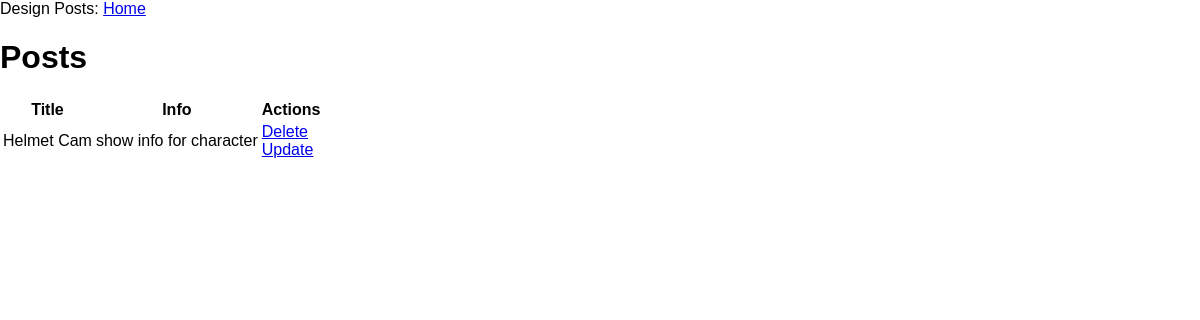
Page /search/2 on the earlier database version.
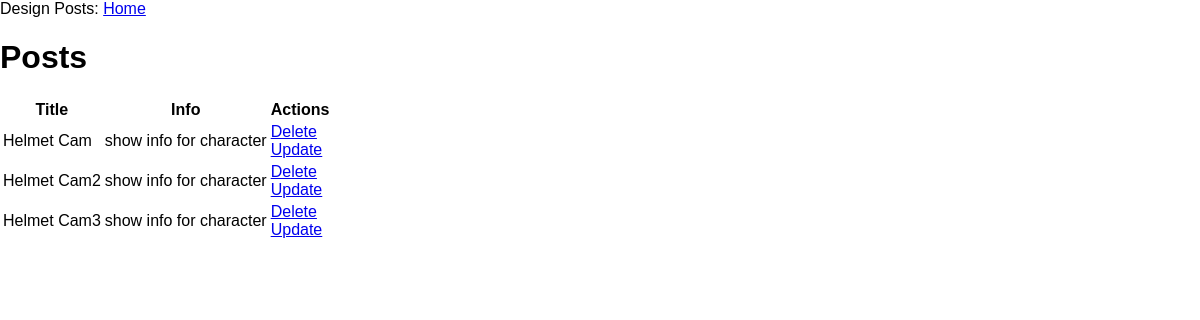
Same page on the later database version.
### app.py (models this page shows, shortened)
class Design (db.Model):
    design_id = db.Column(db.Integer, primary_key=True)
    design_name = db.Column(db.String(40))
    design_content = db.Column(db.String(200))
    date_created = db.Column(db.DateTime, default= datetime.utcnow)
    subscriptions = db.relationship('Tag',
        secondary=subs,
        backref = db.backref('subscribers', lazy = 'dynamic')
        )

### app.py (the view)
@app.route('/search/<int:id>', methods=['GET','POST'])
def search(id):
    posts = []
    tag = Tag.query.get_or_404(id)
    for p in tag.subscribers:
        posts.append(p)
    return render_template('search.html', posts = posts)

### templates/search.html
{% extends 'base.html' %}
{% block head %}
{% endblock %}
{% block body %}
<div class="content">
  <h1> Posts </h1>
  <table>
    <tr>
      <th>Title</th>
      <th>Info</th>
      <th>Actions</th>
    </tr>
    {% for post in posts %}
      <tr>
        <td>{{ post.design_name }}</td>
        <td>{{ post.design_content }}</td>
        <td>
          <a href="/delete/{{post.design_id}}">Delete</a>
          <br>
          <a href="/update/{{post.design_id}}">Update</a>
        </td>
      </tr>
    {% endfor %}
  </table>
</div>
{% endblock %}

Differences in the rows shown:
added Design: design_name "Helmet Cam2", design_content "show info for character"
added Design: design_name "Helmet Cam3", design_content "show info for character"
